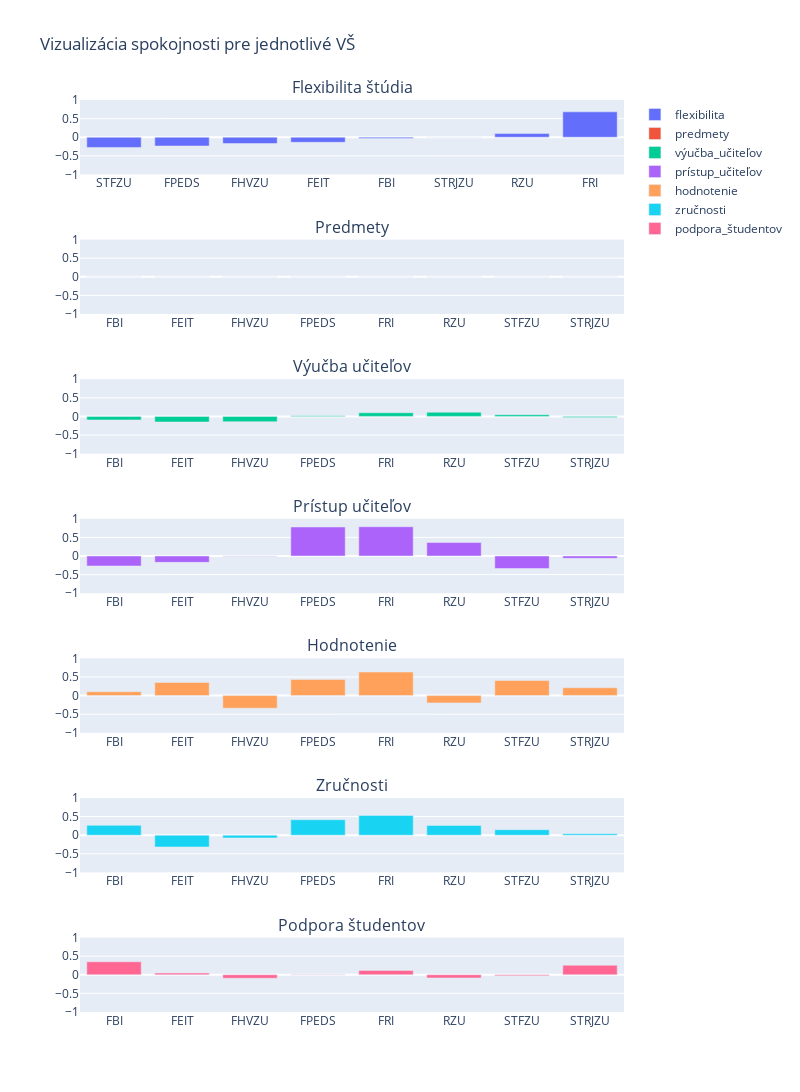

Notebook code for this chart:
### Markdown cell above
### ŽU

### Code cell
zu = plot_university("ZU", yrange=[-1, 1])
zu.show()

### Figure 1 — Plotly figure (JSON) as saved in the notebook; plotly's stock layout.template omitted (floating-point values rounded to 4 significant figures)
{"data": [{"name": "flexibilita", "type": "bar", "x": ["FBI", "FEIT", "FHVZU", "FPEDS", "FRI", "RZU", "STFZU", "STRJZU"], "xaxis": "x", "y": [-0.03512, -0.1366, -0.1702, -0.2356, 0.6818, 0.09842, -0.2747, -0.003377], "yaxis": "y"}, {"name": "predmety", "type": "bar", "x": ["FBI", "FEIT", "FHVZU", "FPEDS", "FRI", "RZU", "STFZU", "STRJZU"], "xaxis": "x2", "y": [0, 0, 0, 0, 0, 0, 0, 0], "yaxis": "y2"}, {"name": "výučba_učiteľov", "type": "bar", "x": ["FBI", "FEIT", "FHVZU", "FPEDS", "FRI", "RZU", "STFZU", "STRJZU"], "xaxis": "x3", "y": [-0.0948, -0.1504, -0.1426, 0.01571, 0.09847, 0.1117, 0.04523, -0.02765], "yaxis": "y3"}, {"name": "prístup_učiteľov", "type": "bar", "x": ["FBI", "FEIT", "FHVZU", "FPEDS", "FRI", "RZU", "STFZU", "STRJZU"], "xaxis": "x4", "y": [-0.2684, -0.1706, -0.005902, 0.7795, 0.7868, 0.3614, -0.3369, -0.06242], "yaxis": "y4"}, {"name": "hodnotenie", "type": "bar", "x": ["FBI", "FEIT", "FHVZU", "FPEDS", "FRI", "RZU", "STFZU", "STRJZU"], "xaxis": "x5", "y": [0.1043, 0.3526, -0.3367, 0.433, 0.6326, -0.1965, 0.4041, 0.2098], "yaxis": "y5"}, {"name": "zručnosti", "type": "bar", "x": ["FBI", "FEIT", "FHVZU", "FPEDS", "FRI", "RZU", "STFZU", "STRJZU"], "xaxis": "x6", "y": [0.2637, -0.3163, -0.07301, 0.4153, 0.5304, 0.2634, 0.1467, 0.0399], "yaxis": "y6"}, {"name": "podpora_študentov", "type": "bar", "x": ["FBI", "FEIT", "FHVZU", "FPEDS", "FRI", "RZU", "STFZU", "STRJZU"], "xaxis": "x7", "y": [0.3483, 0.04511, -0.09137, -0.004831, 0.1154, -0.08441, -0.02572, 0.2565], "yaxis": "y7"}], "layout": {"annotations": [{"font": {"size": 16}, "showarrow": false, "text": "Flexibilita štúdia", "x": 0.5, "xanchor": "center", "xref": "paper", "y": 1.0, "yanchor": "bottom", "yref": "paper"}, {"font": {"size": 16}, "showarrow": false, "text": "Predmety", "x": 0.5, "xanchor": "center", "xref": "paper", "y": 0.8469, "yanchor": "bottom", "yref": "paper"}, {"font": {"size": 16}, "showarrow": false, "text": "Výučba učiteľov", "x": 0.5, "xanchor": "center", "xref": "paper", "y": 0.6939, "yanchor": "bottom", "yref": "paper"}, {"font": {"size": 16}, "showarrow": false, "text": "Prístup učiteľov", "x": 0.5, "xanchor": "center", "xref": "paper", "y": 0.5408, "yanchor": "bottom", "yref": "paper"}, {"font": {"size": 16}, "showarrow": false, "text": "Hodnotenie", "x": 0.5, "xanchor": "center", "xref": "paper", "y": 0.3878, "yanchor": "bottom", "yref": "paper"}, {"font": {"size": 16}, "showarrow": false, "text": "Zručnosti", "x": 0.5, "xanchor": "center", "xref": "paper", "y": 0.2347, "yanchor": "bottom", "yref": "paper"}, {"font": {"size": 16}, "showarrow": false, "text": "Podpora študentov", "x": 0.5, "xanchor": "center", "xref": "paper", "y": 0.08163, "yanchor": "bottom", "yref": "paper"}], "height": 1600, "title": {"text": "Vizualizácia spokojnosti pre jednotlivé VŠ"}, "width": 800, "xaxis": {"anchor": "y", "autorange": true, "categoryorder": "total ascending", "domain": [0, 1], "range": [-0.5, 7.5], "type": "category"}, "xaxis2": {"anchor": "y2", "autorange": true, "domain": [0, 1], "range": [-0.5, 7.5], "type": "category"}, "xaxis3": {"anchor": "y3", "autorange": true, "domain": [0, 1], "range": [-0.5, 7.5], "type": "category"}, "xaxis4": {"anchor": "y4", "autorange": true, "domain": [0, 1], "range": [-0.5, 7.5], "type": "category"}, "xaxis5": {"anchor": "y5", "autorange": true, "domain": [0, 1], "range": [-0.5, 7.5], "type": "category"}, "xaxis6": {"anchor": "y6", "autorange": true, "domain": [0, 1], "range": [-0.5, 7.5], "type": "category"}, "xaxis7": {"anchor": "y7", "autorange": true, "domain": [0, 1], "range": [-0.5, 7.5], "type": "category"}, "yaxis": {"anchor": "x", "domain": [0.9184, 1.0], "range": [-1, 1], "type": "linear"}, "yaxis2": {"anchor": "x2", "domain": [0.7653, 0.8469], "range": [-1, 1], "type": "linear"}, "yaxis3": {"anchor": "x3", "domain": [0.6122, 0.6939], "range": [-1, 1], "type": "linear"}, "yaxis4": {"anchor": "x4", "domain": [0.4592, 0.5408], "range": [-1, 1], "type": "linear"}, "yaxis5": {"anchor": "x5", "domain": [0.3061, 0.3878], "range": [-1, 1], "type": "linear"}, "yaxis6": {"anchor": "x6", "domain": [0.1531, 0.2347], "range": [-1, 1], "type": "linear"}, "yaxis7": {"anchor": "x7", "domain": [0, 0.08163], "range": [-1, 1], "type": "linear"}}}
